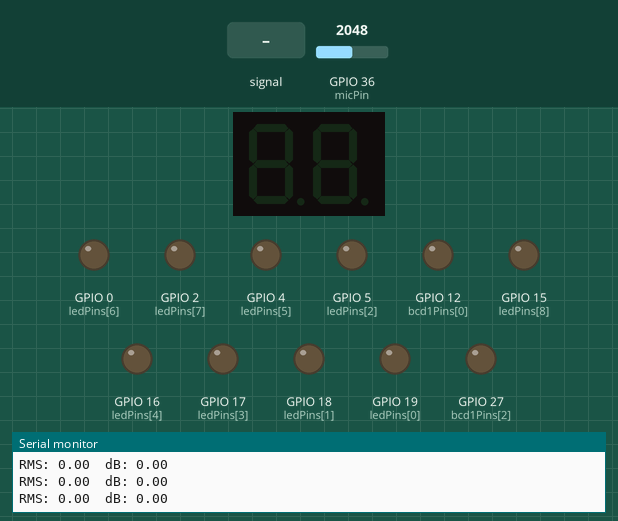
Recording of a sketch running on a simulated ESP32. Shown: 2-digit seven-segment display, output pins drawn as LEDs (lit = HIGH), the last lines printed to the serial monitor. Wiring (inferred from the names in the program): BCD to 7-segment decoder: data GPIO 3, GPIO 1, GPIO 22, GPIO 23; 2-digit 7-segment display, segments lit when HIGH: segments Q0, Q1, Q2, Q3, Q4, Q5, Q6; digit selects GPIO 26, GPIO 14. Dashed ring = blinking. Inputs (shaded band) come from the test bench; at power-on: GPIO 36 (micPin) = 2048 (analog values on the 0–4095 scale). The segment pins are drawn as the display they are named for; pins used as bus, display or sensor lines are not drawn.

Above: at 3.0 s.
3.1 s: GPIO 36 (micPin) fed a 200 Hz sine of ±327 counts around its level
At 4.7 s:
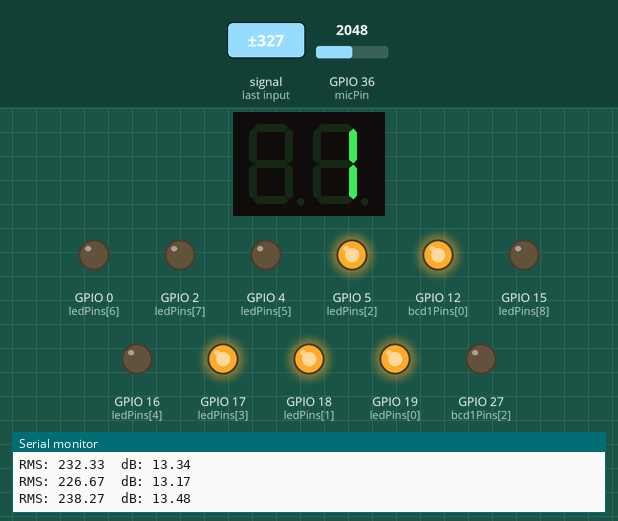
6.1 s: GPIO 36 (micPin) set to 2866
At 7.3 s:
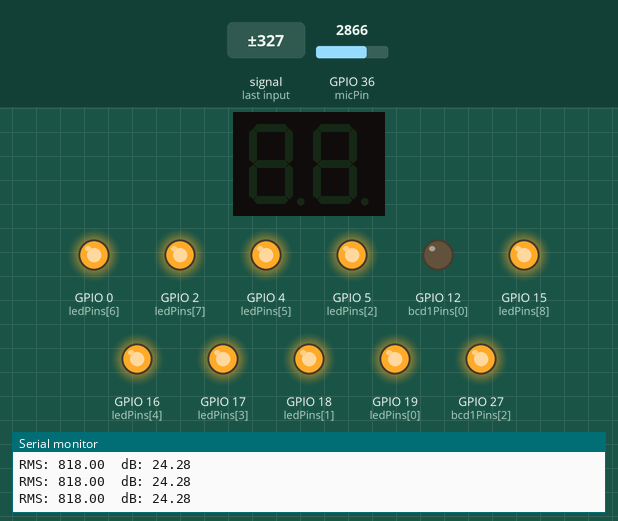
7.6 s: GPIO 36 (micPin) fed a 1000 Hz sine of ±1023 counts around its level
At 8.7 s:
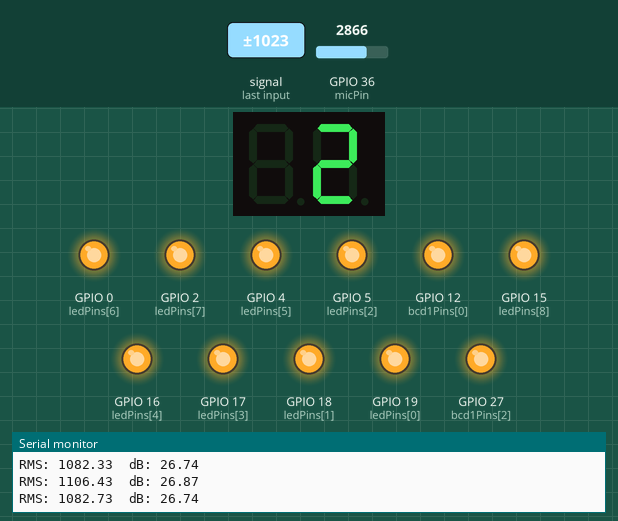
9.1 s: GPIO 36 (micPin) fed a 2 Hz sine of ±1228 counts around its level
At 9.7 s:
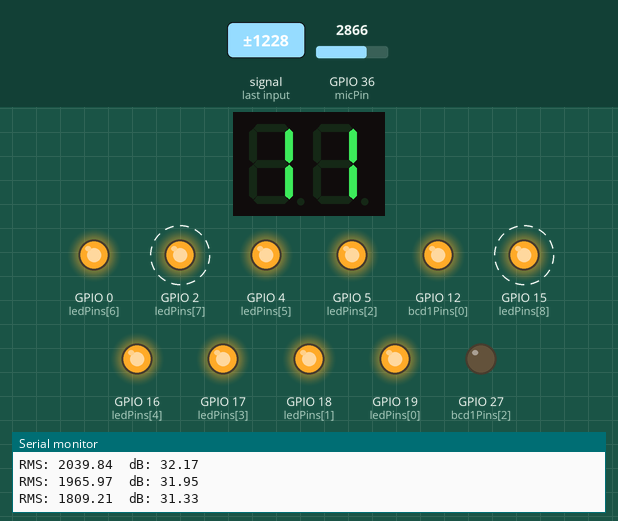
12.1 s: GPIO 36 (micPin) set to 3603
At 13.2 s:
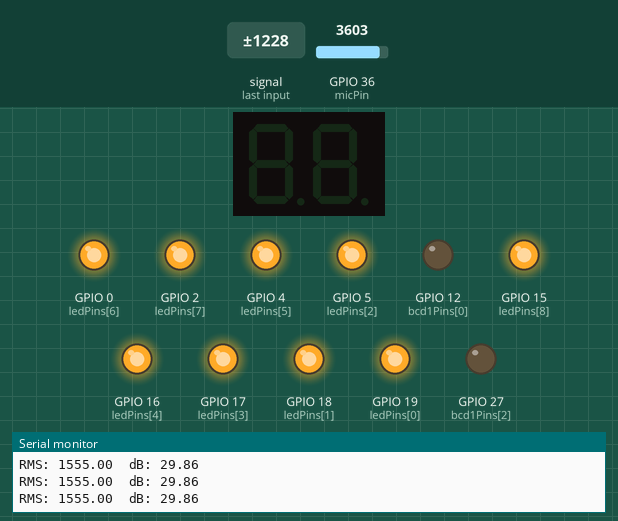
13.6 s: GPIO 36 (micPin) set to 3507
At 14.5 s:
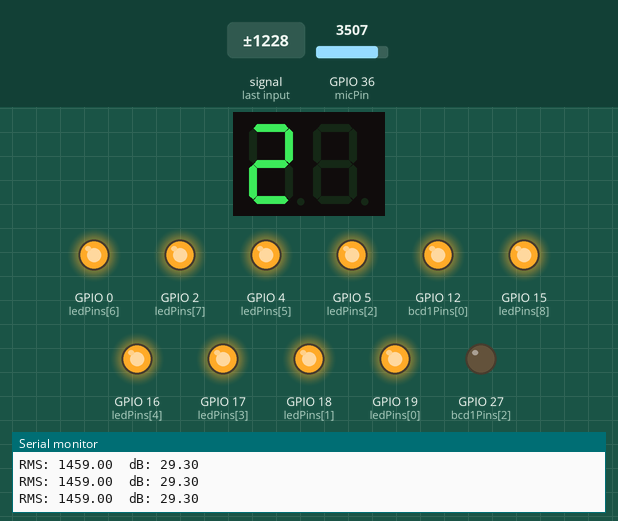
Timing chart, 0 to 16.1 s (numbered marks = the images above; inputs shaded):
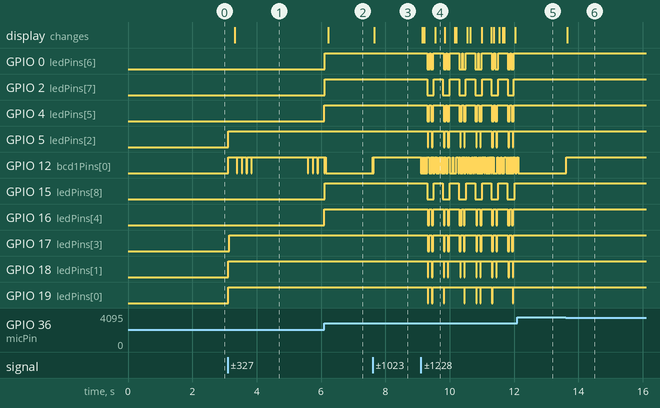

The sketch:

Electrivire_project.ino
```cpp
// ====== Config ======
#include <math.h>

// Optional: set to true to auto-calibrate micBias at startup
#define AUTO_CALIBRATE_BIAS true

// Optional CD4511 control pins; set to -1 if hard-wired in hardware
// Normal run requires: LE=LOW, BI=HIGH, LT=HIGH
const int CD4511_LE = -1;  // Latch Enable (LOW = transparent)
const int CD4511_BI = -1;  // Blanking (HIGH = enabled)
const int CD4511_LT = -1;  // Lamp Test (HIGH = normal)

// ====== Pin Configuration ======
const int micPin = 36;                    // ADC1_CH0 (input-only)
const int ledPins[9] = {19, 18, 5, 17, 16, 4, 0, 2, 15};

const int bcd1Pins[4] = {12, 14, 27, 26}; // Ones digit: LSB->MSB
const int bcd2Pins[4] = {3, 1, 22, 23};   // Tens digit: LSB->MSB

// ====== Microphone and Signal Settings ======
int micBias = 1700;                       // Will be overridden if auto-calibrated
const int sampleWindow = 100;             // Samples per RMS calculation
const float refAmplitude = 50.0f;         // Reference amplitude for 0 dB (tune)

// ====== Smoothing ======
float smoothedDb = 0.0f;
const float smoothing = 0.8f;             // 1=no smoothing, 0=very slow

// ====== Helpers ======
static inline void setIfValid(int pin, int level) {
  if (pin >= 0) { pinMode(pin, OUTPUT); digitalWrite(pin, level); }
}

static inline void writeBCD(int value, const int pins[4]) {
  value &= 0x0F;
  for (int j = 0; j < 4; j++) {
    digitalWrite(pins[j], (value >> j) & 0x01);
  }
}

static inline void setDisplays(int tens, int ones) {
  writeBCD(ones, bcd1Pins);
  writeBCD(tens, bcd2Pins);
}

static inline void setBar(int count) {
  if (count < 0) count = 0;
  if (count > 9) count = 9;
  for (int i = 0; i < 9; i++) {
    digitalWrite(ledPins[i], (i < count) ? HIGH : LOW);
  }
}

int calibrateMicBias(int samples = 800, int msBetween = 1) {
  long sum = 0;
  int minv = 4095, maxv = 0;
  for (int i = 0; i < samples; i++) {
    int v = analogRead(micPin);
    sum += v;
    if (v < minv) minv = v;
    if (v > maxv) maxv = v;
    delay(msBetween);
  }
  int avg = (int)(sum / samples);
  Serial.print("Calibrated micBias: "); Serial.println(avg);
  Serial.print("ADC min/max: "); Serial.print(minv); Serial.print("/"); Serial.println(maxv);
  return avg;
}

float getRMSAmplitude() {
  long sumOfSquares = 0;
  for (int i = 0; i < sampleWindow; i++) {
    int raw = analogRead(micPin);
    int sample = raw - micBias;
    sumOfSquares += (long)sample * (long)sample;
  }
  float meanSquare = (float)sumOfSquares / (float)sampleWindow;
  return sqrtf(meanSquare);
}

void setup() {
  Serial.begin(115200);

  // LEDs
  for (int i = 0; i < 9; i++) {
    pinMode(ledPins[i], OUTPUT);
    digitalWrite(ledPins[i], LOW);
  }

  // BCD outputs for both digits
  for (int i = 0; i < 4; i++) {
    pinMode(bcd1Pins[i], OUTPUT); digitalWrite(bcd1Pins[i], LOW);
    pinMode(bcd2Pins[i], OUTPUT); digitalWrite(bcd2Pins[i], LOW);
  }

  // ESP32 ADC configuration
  analogReadResolution(12);            // 0–4095
  analogSetAttenuation(ADC_11db);      // ~3.6 V full-scale (module dependent)

  // CD4511 control defaults: LE=LOW, BI=HIGH, LT=HIGH
  setIfValid(CD4511_LE, LOW);
  setIfValid(CD4511_BI, HIGH);
  setIfValid(CD4511_LT, HIGH);

  // Optional: auto-calibrate micBias at startup
  if (AUTO_CALIBRATE_BIAS) {
    delay(1000); // allow settling
    Serial.println("Calibrating micBias... Keep quiet");
    micBias = calibrateMicBias(800, 1);
  }

  // Sanity: start at "00" and bar off
  setDisplays(0, 0);
  setBar(0);
}

void loop() {
  // 1) Measure RMS amplitude
  float rms = getRMSAmplitude();

  // 2) Convert to decibels (relative) with guard
  float decibels = 0.0f;
  if (rms > 1e-6f) {
    decibels = 20.0f * log10f(rms / refAmplitude);
  }
  if (decibels < 0.0f) decibels = 0.0f;
  if (decibels > 90.0f) decibels = 90.0f;

  // 3) Smooth
  smoothedDb = (decibels * smoothing) + (smoothedDb * (1.0f - smoothing));

  // 4) Map to LED count (input 6–22 -> output 0–9)
  const float inMin = 6.0f, inMax = 22.0f;
  const float outMin = 0.0f, outMax = 9.0f;
  float scaled = (smoothedDb - inMin) / (inMax - inMin) * (outMax - outMin) + outMin;
  int numLEDs = (int)(scaled + 0.5f);
  if (numLEDs < 0) numLEDs = 0;
  if (numLEDs > 9) numLEDs = 9;

  // 5) Update LED bar
  setBar(numLEDs);

  // 6) Show integer dB on 7-seg via CD4511
  int displayDb = (int)(smoothedDb + 0.5f); // rounded integer dB
  if (displayDb < 0) displayDb = 0;
  if (displayDb > 99) displayDb = 99;
  int ones = displayDb % 10;
  int tens = displayDb / 10;
  setDisplays(tens, ones);

  // 7) Debug
  Serial.print("RMS: "); Serial.print(rms);
  Serial.print("  dB: "); Serial.println(smoothedDb);

  // Small pause for smooth output and readable updates
  delay(10);
}
```

Measured:
- the behaviour switches between 3541 and 3540 on GPIO 36 (micPin) (found by bisection; images 5 and 6)
- after the input at 3.1 s, GPIO 5 (ledPins[2]), GPIO 17 (ledPins[3]), GPIO 18 (ledPins[1]), GPIO 19 (ledPins[0]): LOW → HIGH at once; the display: changes after 0.22 s (image 1)
- after the input at 6.1 s, GPIO 0 (ledPins[6]), GPIO 2 (ledPins[7]): LOW → HIGH at once
- after the input at 7.6 s, GPIO 12 (bcd1Pins[0]): LOW → HIGH at once, → LOW 0.02 s later, → HIGH 0.02 s later; the display: changes after 0.06 s (image 3)
- after the input at 9.1 s, GPIO 0 (ledPins[6]): HIGH → LOW after 0.19 s, then repeats every 0.51 s: HIGH 0.02 s, LOW 0.09 s, HIGH 0.32 s, LOW 0.09 s; GPIO 2 (ledPins[7]): alternates HIGH for 0.30 s and LOW for 0.21 s, starting after 0.19 s
- after the input at 12.1 s, GPIO 0 (ledPins[6]), GPIO 2 (ledPins[7]): stops changing and stays HIGH
- after the input at 13.6 s, GPIO 12 (bcd1Pins[0]): LOW → HIGH at once; the display: changes after 0.06 s (image 6)
